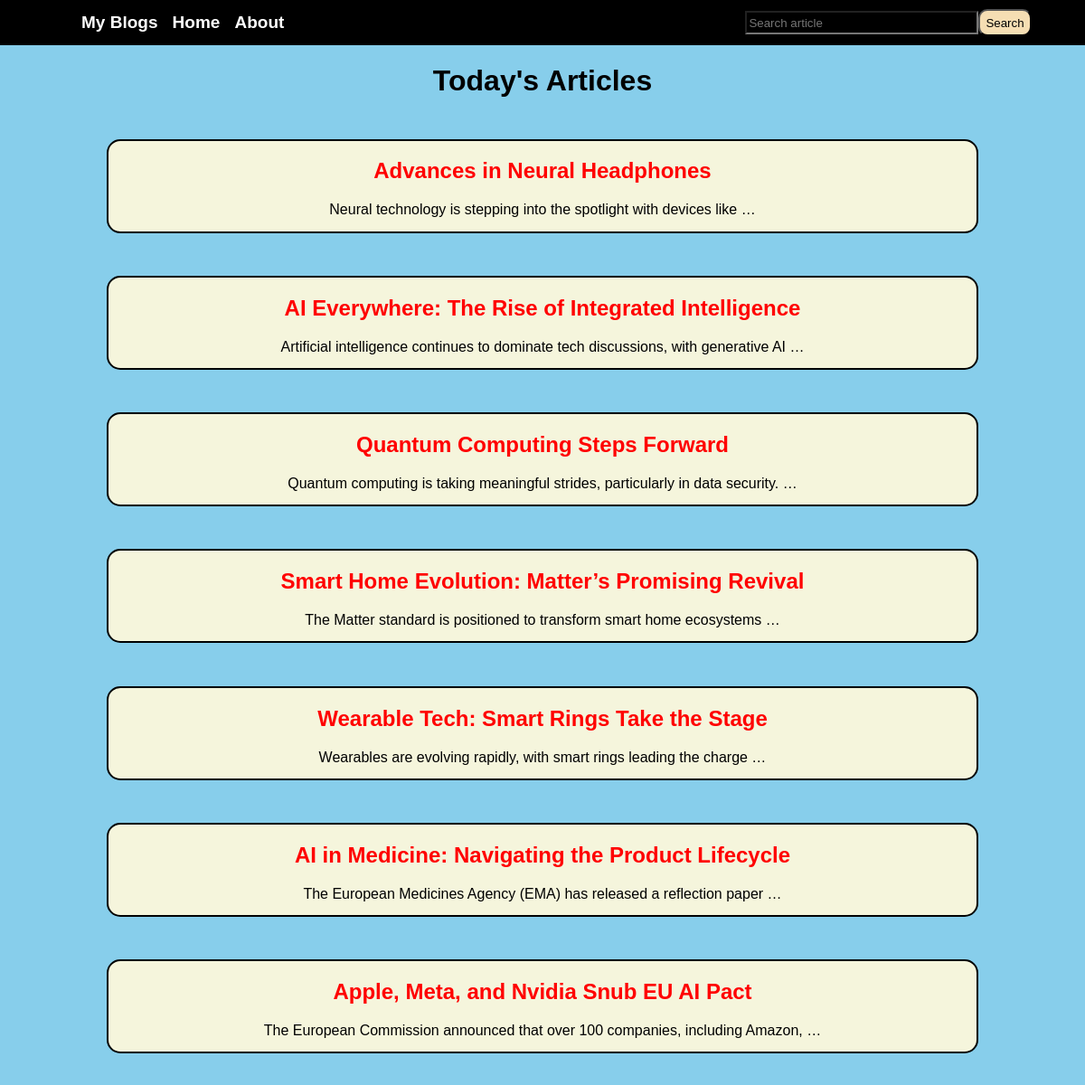
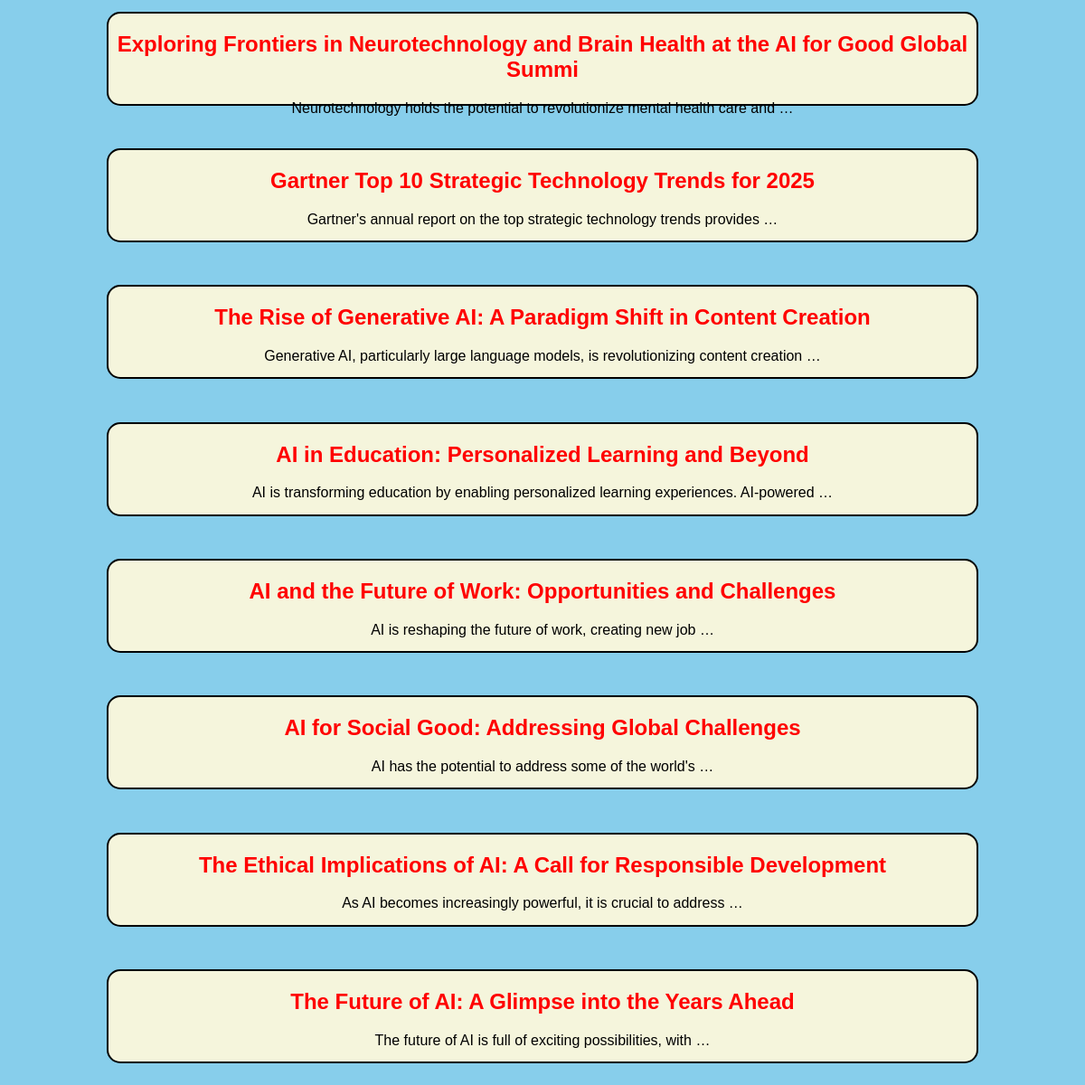
The page / on the database its author committed (2 pictures, top to bottom).
### app/models.py (models this page shows, shortened)
class Articles (models.Model):
    title = models.CharField(max_length=100)
    description = models.CharField(max_length=1000)

### app/views.py (the view)
# urls.py: path('',index,name='home'),
def index(req):
    data = Articles.objects.all()
    if req.method == 'POST':
        search = req.POST.get('search')
        data = Articles.objects.filter(title__contains=search)
        print(search)
    context = {
        'data':data
    }
    return render(req,'index.html',context)

### app/templates/index.html (shortened to what this page needs)
{% extends 'temp_files/nav.html' %}
{% block content %}
    <h1 id="heading">Today's Articles</h1>
        {% for i in data%}
        <article>
            <h1> <a href="{% url 'display_details' i.id %}">{{i.title}}</a></h1>
            <p>{{i.description|truncatewords:10}}</p>
        </article>
        {% endfor %}
{% endblock content %}

### templates/temp_files/nav.html (shortened to what this page needs)
<!DOCTYPE html>
{% load static %}
<html lang="en">
<head>
    <link rel="stylesheet" href="{% static 'css/nav.css' %}">
    <link rel="stylesheet" href="{% static 'app_css/index.css' %}">
    <link rel="stylesheet" href="{% static 'app_css/display.css' %}">
</head>
<body>
    <header>
        <nav>
            <figure id="sub-nav">
                <ol>
                    <li><a href="{% url 'home' %}">My Blogs</a></li>
                    <li><a href="{% url 'home' %}">Home</a></li>
                    <li><a href="#">About</a></li>
                </ol>
                <ul>
                   <form action="" method="POST">
                    <li><input type="text" name ='search'  placeholder="Search article"><button class =" srch-btn " type="submit">Search</button></li>
                   </form>
                </ul>
            </figure>
        </nav>
    </header>
    {% block content %}
    {% endblock content %}
</body>
</html>

### static/css/nav.css (style rules this page uses)
body { padding: 0px; margin: 0px; }
header { height: 50px; width: 100%; background-color: aliceblue; }
nav { width: 100%; height: 100%; margin: auto; background-color: black; }
ol,ul { display: flex; padding: 0px; margin: 0px; list-style: none; height: 100%; align-items: center; }
ul { width: 25%; justify-content: center; }
ul li { display: flex; align-items: center; }
ul li input { color: white; background-color: black; height: 20px; width: 250px; }
ul li { height: 100%; }
ol { width: 22%; justify-content: space-between; font-size: x-small; }
ol li { transition : transform 0.4s ease; }
ol li a { color: white; font-size: 1.9em; }
#sub-nav { width: 85%; margin: auto; display: flex; justify-content: space-between; height: 100%; margin-top: 0px; }
nav a { text-decoration: none; font-size: x-large; font-weight: bold; color: rgb(236, 99, 2); transition: transform 0.4s ease; }
.srch-btn { background-color: wheat; border-radius: 10px; height: 30px; cursor: pointer; }

### app/static/app_css/index.css (style rules this page uses)
body { background-color: skyblue; height: 300vh; }
#heading { color:black; text-align: center; }
article { text-align: center; border-radius: 15px; height: 100px; width: 80%; margin: auto; background-color: beige; border: 2px solid; transition: transform 0.5s ease-in-out; }
p { color: black; }
a { text-decoration: none; }
h1 a { color: red; }

### app/static/app_css/display.css (style rules this page uses)
body { font-family: Arial, sans-serif; background-color: skyblue; margin: 0; padding: 0; display:flex; flex-direction: column; align-items: center; }

### rows shown on the page
Articles: title "Advances in Neural Headphones", description "Neural technology is stepping into the spotlight with devices like …"
Articles: title "AI Everywhere: The Rise of Integrated Intelligence", description "Artificial intelligence continues to dominate tech discussions, with generative AI …"
Articles: title "Quantum Computing Steps Forward", description "Quantum computing is taking meaningful strides, particularly in data security. …"
Articles: title "Smart Home Evolution: Matter’s Promising Revival", description "The Matter standard is positioned to transform smart home ecosystems …"
Articles: title "Wearable Tech: Smart Rings Take the Stage", description "Wearables are evolving rapidly, with smart rings leading the charge …"
Articles: title "AI in Medicine: Navigating the Product Lifecycle", description "The European Medicines Agency (EMA) has released a reflection paper …"
Articles: title "Apple, Meta, and Nvidia Snub EU AI Pact", description "The European Commission announced that over 100 companies, including Amazon, …"
Articles: title "Exploring Frontiers in Neurotechnology and Brain Health at the AI for Good Global Summi", description "Neurotechnology holds the potential to revolutionize mental health care and …"
Articles: title "Gartner Top 10 Strategic Technology Trends for 2025", description "Gartner's annual report on the top strategic technology trends provides …"
Articles: title "The Rise of Generative AI: A Paradigm Shift in Content Creation", description "Generative AI, particularly large language models, is revolutionizing content creation …"
Articles: title "AI in Education: Personalized Learning and Beyond", description "AI is transforming education by enabling personalized learning experiences. AI-powered …"
Articles: title "AI and the Future of Work: Opportunities and Challenges", description "AI is reshaping the future of work, creating new job …"
Articles: title "AI for Social Good: Addressing Global Challenges", description "AI has the potential to address some of the world's …"
Articles: title "The Ethical Implications of AI: A Call for Responsible Development", description "As AI becomes increasingly powerful, it is crucial to address …"
Articles: title "The Future of AI: A Glimpse into the Years Ahead", description "The future of AI is full of exciting possibilities, with …"
